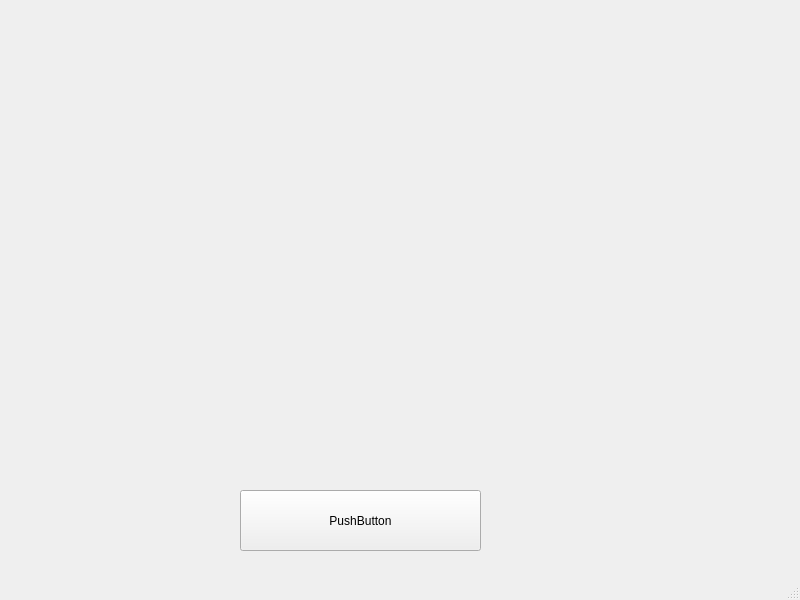
<?xml version="1.0" encoding="UTF-8"?>
<ui version="4.0">
 <class>MainWindow</class>
 <widget class="QMainWindow" name="MainWindow">
  <property name="geometry">
   <rect>
    <x>0</x>
    <y>0</y>
    <width>800</width>
    <height>600</height>
   </rect>
  </property>
  <property name="windowTitle">
   <string>MainWindow</string>
  </property>
  <widget class="QWidget" name="centralwidget">
   <widget class="QPushButton" name="pushButton">
    <property name="geometry">
     <rect>
      <x>240</x>
      <y>490</y>
      <width>241</width>
      <height>61</height>
     </rect>
    </property>
    <property name="text">
     <string>PushButton</string>
    </property>
   </widget>
  </widget>
  <widget class="QMenuBar" name="menubar">
   <property name="geometry">
    <rect>
     <x>0</x>
     <y>0</y>
     <width>800</width>
     <height>21</height>
    </rect>
   </property>
  </widget>
  <widget class="QStatusBar" name="statusbar"/>
 </widget>
 <resources/>
 <connections/>
</ui>
